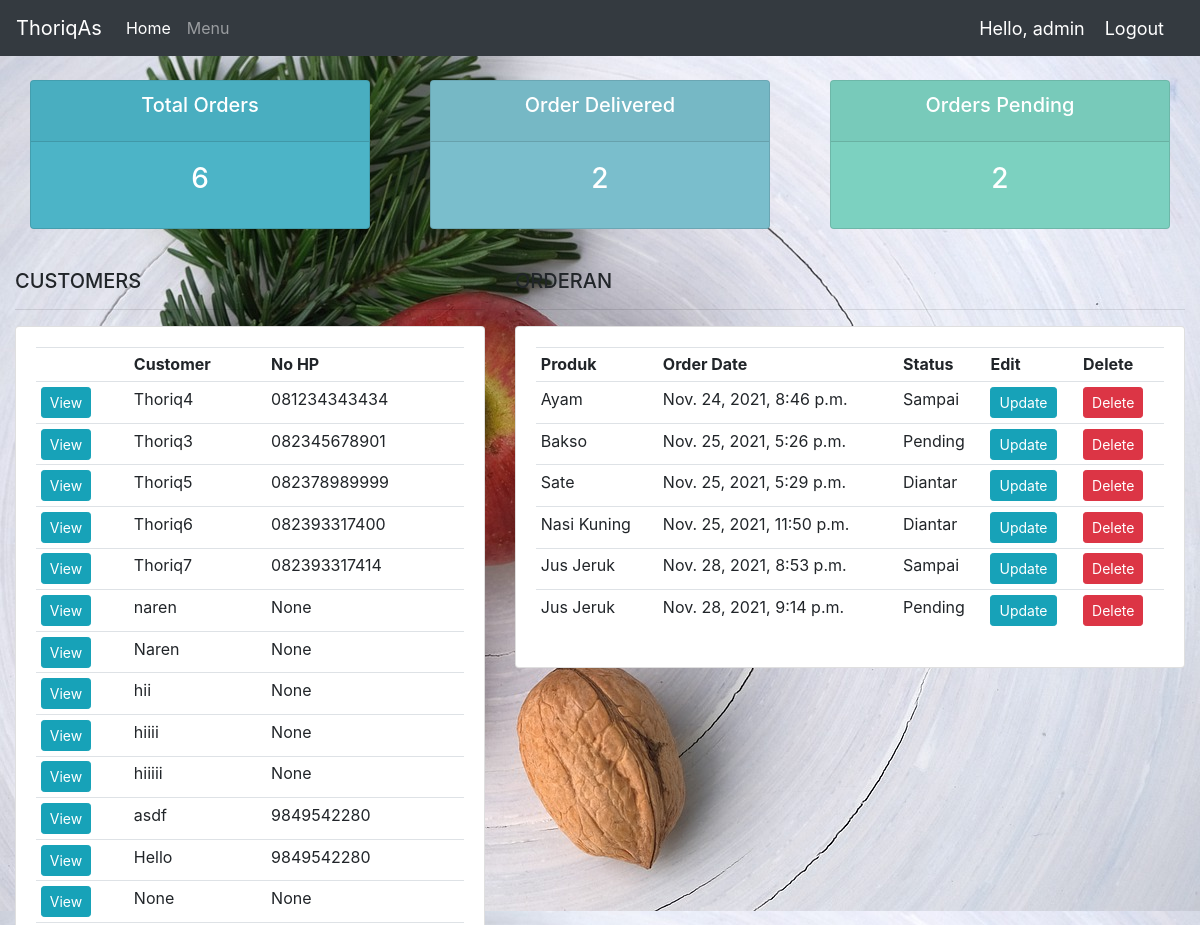
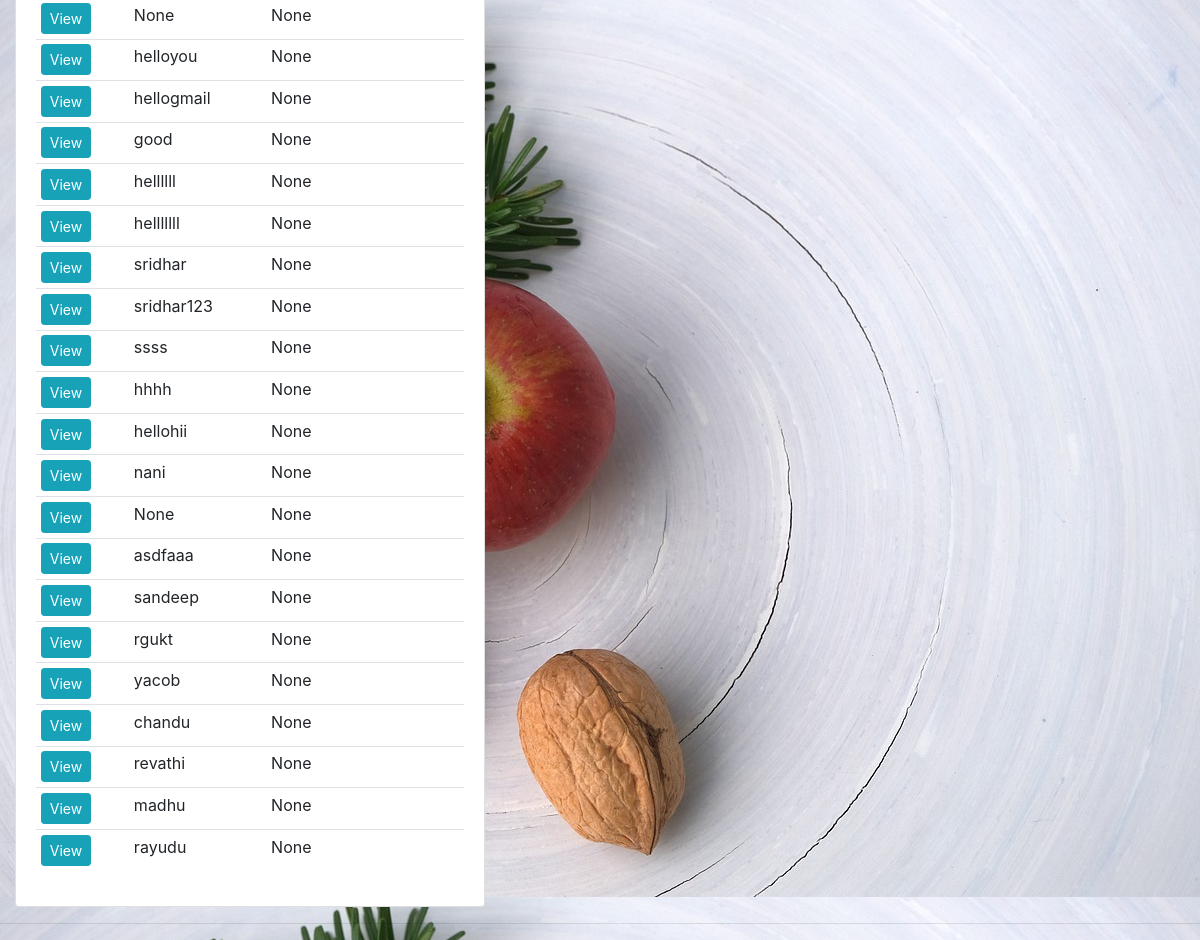
The app's page /homeadmin (signed in) with its own data (2 pictures, top to bottom).
### accounts/models.py (models this page shows, shortened)
class Customer(models.Model):
	user = models.OneToOneField(User, null=True, on_delete=models.CASCADE)
	name = models.CharField(max_length=200, null=True)
	phone = models.CharField(max_length=200, null=True)
	email = models.CharField(max_length=200, null=True)
	date_created = models.DateTimeField(auto_now_add=True, null=True)
	email_verified=models.BooleanField(default=False)
	verification_code=models.CharField(max_length=6,null=True,blank=True)

class Order(models.Model):
	STATUS = (
			('Pending', 'Pending'),
			('Diantar', 'Diantar'),
			('Sampai', 'Sampai'),
			)
	customer = models.ForeignKey(Customer, null=True, on_delete= models.SET_NULL)
	product = models.ForeignKey(Product, null=True, on_delete= models.SET_NULL)
	date_created = models.DateTimeField(auto_now_add=True, null=True)
	status = models.CharField(max_length=200, null=True, choices=STATUS)
	note = models.CharField(max_length=1000, null=True)

class Product(models.Model):
	CATEGORY = (
			('Indoor', 'Indoor'),
			('Out Door', 'Out Door'),
			)
	name = models.CharField(max_length=200, null=True)
	price = models.FloatField(null=True)
	category = models.CharField(max_length=200, null=True, choices=CATEGORY)
	description = models.CharField(max_length=200, null=True, blank=True)
	date_created = models.DateTimeField(auto_now_add=True, null=True)
	tags = models.ManyToManyField(Tag)
	def __str__(self):
		return self.name

### accounts/decorators.py (the view)
    def wrapper_function(request, *args, **kwargs):
        group = None
        if request.user.groups.exists():
            group = request.user.groups.all()[0].name
        if group == 'customer':
            return redirect('user-page')
        if request.user.is_superuser:  # Added condition for superuser
            return view_func(request, *args, **kwargs)
        return HttpResponse('You are not authorized to view this page')

### accounts/views.py (called while the page is built)
@login_required(login_url='login')
@admin_only
def home(request):
	orders = Order.objects.all()
	customers = Customer.objects.all()
	total_customers = customers.count()
	total_orders = orders.count()
	Sampai = orders.filter(status='Sampai').count()
	pending = orders.filter(status='Pending').count()
	context = {'orders':orders, 'customers':customers,
	'total_orders':total_orders,'Sampai':Sampai,
	'pending':pending }
	return render(request, 'accounts/dashboard.html', context)

### accounts/templates/accounts/dashboard.html (shortened to what this page needs)
{%  extends 'accounts/main.html' %}
{% block content %}
{%  include 'accounts/status.html' %}
{% load static %}
<!DOCTYPE html>
<html>
<head>
</head>
<br>
<div class="row">
	<div class="col-md-5">
		<h5>CUSTOMERS</h5>
		<hr>
		<div class="card card-body">
			<table class="table table-sm">
				<tr>
					<th></th>
					<th>Customer</th>
					<th>No HP</th>
				</tr>
				{% for customer in customers %}
					<tr>
						<td><a class="btn btn-sm btn-info" href="{% url 'customer' customer.id %}">View</a></td>
						<td>{{customer.name}}</td>
						<td>{{customer.phone}}</td>
					</tr>
				{% endfor %}
			</table>
		</div>
	</div>
	<div class="col-md-7">
		<h5>ORDERAN</h5>
		<hr>
		<div class="card card-body">
			<table class="table table-sm">
				<tr>
					<th>Produk</th>
					<th>Order Date</th>
					<th>Status</th>
					<th>Edit</th>
					<th>Delete</th>
				</tr>
				{% for order in orders %}
					<tr>
						<td>{{order.product}}</td>
						<td>{{order.date_created}}</td>
						<td>{{order.status}}</td>
						<td><a class="btn btn-sm btn-info" href="{% url 'update_order' order.id %}">Update</a></td>
						<td><a class="btn btn-sm btn-danger" href="{% url 'delete_order' order.id %}">Delete</a></td>
					</tr>
				{% endfor %}
			</table>
		</div>
	</div>
</div>
{% endblock %}

### accounts/templates/accounts/navbar.html (shortened to what this page needs)
{% block content %}
{% load static %}
  <nav class="navbar navbar-expand-lg navbar-dark bg-dark">
    <a class="navbar-brand" href="#"> ThoriqAs</a>
    <div class="collapse navbar-collapse" id="navbarNav">
      <ul class="navbar-nav">
        <li class="nav-item active">
          <a class="nav-link" href="{% url 'home' %}">Home</a>
        </li>
        <li class="nav-item">
          <a class="nav-link" href="{% url 'products' %}">Menu</a>
        </li>
      </ul>
    </div>
    <span class="hello-msg">Hello, {{request.user}}</span>
    <span ><a  class="hello-msg" href="{% url 'logout' %}">Logout</a></span>
  </nav>
  {% endblock %}

### static/css/main.css (style rules this page uses)
body { background-color: #ebeff5; }

### accounts/templates/accounts/navbar.html (style rules this page uses)
.hello-msg { font-size: 18px; color: #fff; margin-right: 20px; }

### records on screen
Customer: name "Thoriq4", phone "081234343434"
Customer: name "Thoriq3", phone "082345678901"
Customer: name "Thoriq5", phone "082378989999"
Customer: name "Thoriq6", phone "082393317400"
Customer: name "Thoriq7", phone "082393317414"
Customer: name "naren", phone "None"
Customer: name "Naren", phone "None"
Customer: name "hii", phone "None"
Customer: name "hiiii", phone "None"
Customer: name "hiiiii", phone "None"
Customer: name "asdf", phone "9849542280"
Customer: name "Hello", phone "9849542280"
Customer: name "None", phone "None"
Customer: name "None", phone "None"
Customer: name "helloyou", phone "None"
Customer: name "hellogmail", phone "None"
Customer: name "good", phone "None"
Customer: name "hellllll", phone "None"
Customer: name "helllllll", phone "None"
Customer: name "sridhar", phone "None"
Customer: name "sridhar123", phone "None"
Customer: name "ssss", phone "None"
Customer: name "hhhh", phone "None"
Customer: name "hellohii", phone "None"
Customer: name "nani", phone "None"
Customer: name "None", phone "None"
Customer: name "asdfaaa", phone "None"
Customer: name "sandeep", phone "None"
Customer: name "rgukt", phone "None"
Customer: name "yacob", phone "None"
Customer: name "chandu", phone "None"
Customer: name "revathi", phone "None"
Customer: name "madhu", phone "None"
Customer: name "rayudu", phone "None"
Order: product "Ayam", date_created "Nov. 24, 2021, 8:46 p.m.", status "Sampai"
Order: product "Bakso", date_created "Nov. 25, 2021, 5:26 p.m.", status "Pending"
Order: product "Sate", date_created "Nov. 25, 2021, 5:29 p.m.", status "Diantar"
Order: product "Nasi Kuning", date_created "Nov. 25, 2021, 11:50 p.m.", status "Diantar"
Order: product "Jus Jeruk", date_created "Nov. 28, 2021, 8:53 p.m.", status "Sampai"
Order: product "Jus Jeruk", date_created "Nov. 28, 2021, 9:14 p.m.", status "Pending"

### other values on screen
{{ request.user }} "admin"
{{ total_orders }} "6"
{{ Sampai }} "2"
{{ pending }} "2"
